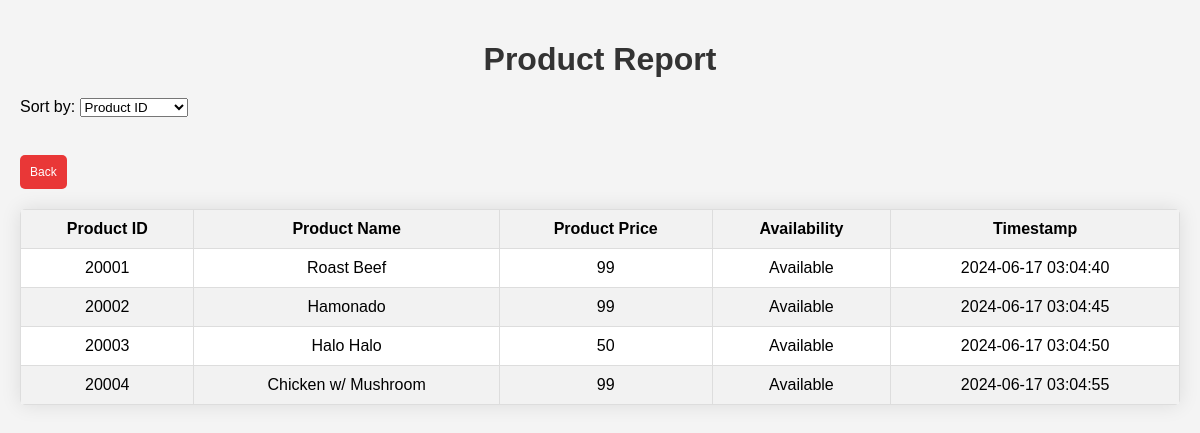
/adminProductReport.php (signed in), run on the app's committed database.
### tables this page shows
CREATE TABLE `product` (
  `PROD_ID` int(9) NOT NULL,
  `PROD_NAME` varchar(30) NOT NULL,
  `PROD_PRICE` double(9,2) NOT NULL,
  `PROD_AVAIL` int(2) NOT NULL,
  `PROD_CATEGORY` varchar(30) NOT NULL,
  `PROD_DATETIME` timestamp NOT NULL DEFAULT current_timestamp() ON UPDATE current_timestamp()
);

### adminProductReport.php (the view, shortened to what this page needs)
<?php
require "amfcConx.php";
$sort_option = isset($_GET['sort']) ? $_GET['sort'] : 'prod_id';
$sql = "SELECT * FROM product ORDER BY ";
switch ($sort_option) {
    case 'prod_id':
        $sql .= "PROD_ID";
        break;
}
$stmt = $pdo->prepare($sql);
$stmt->execute();
$rows = $stmt->fetchAll(PDO::FETCH_ASSOC);
?>
<!DOCTYPE html>
<html lang="en">
<head>
</head>
<body>
    <h1>Product Report</h1>
    <form id="sortForm" method="GET" action="adminProductReport.php">
        <label for="sort">Sort by:</label>
        <select name="sort" id="sort">
            <option value="prod_id" <?php echo $sort_option == 'prod_id' ? 'selected' : ''; ?>>Product ID</option>
        </select>
    </form>
    <br>
    <a href="adminGenerateReport.php" class="back-button">Back</a>
    <table>
        <thead>
            <tr>
                <th>Product ID</th>
                <th>Product Name</th>
                <th>Product Price</th>
                <th>Availability</th>
                <th>Timestamp</th>
            </tr>
        </thead>
        <tbody>
            <?php
                if ($rows) {
                    foreach ($rows as $row) {
                        echo "<tr>";
                        echo "<td>" . $row['PROD_ID'] . "</td>";
                        echo "<td>" . $row['PROD_NAME'] . "</td>";
                        echo "<td>" . $row['PROD_PRICE'] . "</td>";
                        echo "<td>" . ($row['PROD_AVAIL'] == 1 ? 'Available' : 'Not Available') . "</td>";
                        echo "<td>" . $row['PROD_DATETIME'] . "</td>";
                        echo "</tr>";
                    }
                } else {
                    echo "<tr><td colspan='5'>No products found.</td></tr>";
                }
            ?>
        </tbody>
    </table>
</body>
</html>

### adminProductReport.php (style rules this page uses)
body { font-family: Arial, sans-serif; background-color: #f4f4f4; margin: 0; padding: 20px; }
h1 { text-align: center; margin-bottom: 20px; color: #333; }
table { width: 100%; border-collapse: collapse; margin-top: 20px; background-color: #fff; border-radius: 5px; overflow: hidden; box-shadow: 0 0 20px rgba(0, 0, 0, 0.1); }
th, td { padding: 10px; border: 1px solid #ddd; text-align: center; }
th { background-color: #f2f2f2; font-weight: bold; }
tr:nth-child(even) { background-color: #f2f2f2; }
.back-button { margin-top: 20px; padding: 10px 10px; font-size: 12px; border: none; border-radius: 5px; background-color: #e93737; color: white; cursor: pointer; transition: background-color 0.3s ease; display: inline-block; text-decoration: none; }

### data on the page
product: PROD_ID "20001", PROD_NAME "Roast Beef", PROD_PRICE "99", PROD_AVAIL "Available", PROD_DATETIME "2024-06-17 03:04:40"
product: PROD_ID "20002", PROD_NAME "Hamonado", PROD_PRICE "99", PROD_AVAIL "Available", PROD_DATETIME "2024-06-17 03:04:45"
product: PROD_ID "20003", PROD_NAME "Halo Halo", PROD_PRICE "50", PROD_AVAIL "Available", PROD_DATETIME "2024-06-17 03:04:50"
product: PROD_ID "20004", PROD_NAME "Chicken w/ Mushroom", PROD_PRICE "99", PROD_AVAIL "Available", PROD_DATETIME "2024-06-17 03:04:55"
